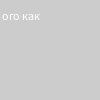
Frame 1 (no input)
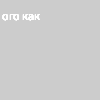
Frame 60 (the mouse pressed at the canvas centre just before this capture)
Frame 120 (the mouse held since frame 60 and released just before this capture): identical to frame 60, image omitted

The Processing sketch that drew these frames (run headless with seeded random() and noise(); from frame 60 on, the mouse is pressed at the canvas centre):

// Processing sketch: w_01_logistic_04
// ── w_01_logistic_04.pde
/*

 Логистическое уравнение это "квадратичная карта итераций"("quadratic iterated
 map") и квадратичная она потому, что в правой части уравнения (если раскрыть
 скобки) X будет умножаться сам на себя, то бишь возводиться в квадрат. Если бы
 не было квадрата, карта была бы "линейной" ("linear"). Парабола - не прямая,
 прямая - прямая линия, вот и вся разница. Прикол квадратной карты в том, что
 расчёты такого рода необратимы, то есть из X_n+1 извлечением корня не получишь
 X(там будет два варианта, вы это проходили в школе в девятом или в десятом
 классе, не знаю, было ли подобное во всех этих огэ-егэ, я их не сдавал по
 причине ископаемости).
 
 В нелинейностях много интересного, ими тоже будем дальше заниматься.
 
 Интересное начнётся прямо здесь, если прогнать решения уравнения 1С с хитрым
 коэффициентом R = 3.2 и x = 0..1 напоминаю, это логистическое уравнение 

 X_n+1 = R * X_n * (1 - X_n)    (уравнение 1C ещё раз) 

 в книжках так не делают (не повторяют уравнения по нескольку раз), но мы будем.
 Так вот, как вы наверное видите в консоли, решение не спешит к чему-то
 сходиться, оно гуляет в диапазоне примерно 0.5130..0.7995 это как особые точки
 но не особые точки, это "циклический аттрактор" (или "периодический 
 аттрактор"). А ещё это "period-2 limit cycle", переводите как хотите. 
 
 Как не трудно заметить, в природе такие странности сплошь и рядом: Жуки
 безудержно размножаются, жрать им становится нечего, жуки дохнут
 (их численность сокращается), растения которыми питались жуки вновь
 разрастаются, ну и жуки снова начинают плодиться и размножаться до следующего
 раза.
 
 Если увеличить R немного больше 3.5, возникнет "периодический аттрактор
 четвёртого порядка" (о, вот и удачный перевод "period-4 limit cycle"), решение
 будет сходится то к 0.5009 то к 0.8750 или 0.3828 и 0.8269, а свалится в
 полный хаос примерно за значением R = 3.5699456 эту точку ещё называют "числом
 Фейгенбаума" в честь математика Мишеля Фейгенбаума, который много чего
 интересного открыл по части "одномерных карт".
 
 Так, хватит цифр, пора уже что-то нарисовать, так? Решение должно прям улетать
 в бесконечность за R > 4, проверьте если хотите, я не проверял, Шпрот
 проверял. Там рисовать ничего не будем. 
 
 Погнали на следующий скетч диаграмму Фейгенбаума рисовать.
 "Фейген баум" кстати переводится с немецкого как "фиговое дерево", ну
  ладно, "инжирное дерево", если хотите.
 
 */


void setup() {
  float x = 0.1; //
  float R = 3.2; 
  for (int i = 0; i < 20; i++) {
    println(i, "iteration, x =", x);
    float x_next = R * x * (1 - x);
    x = x_next;
  }
}


void draw() {
  text("ого как", 2, 20);
}
